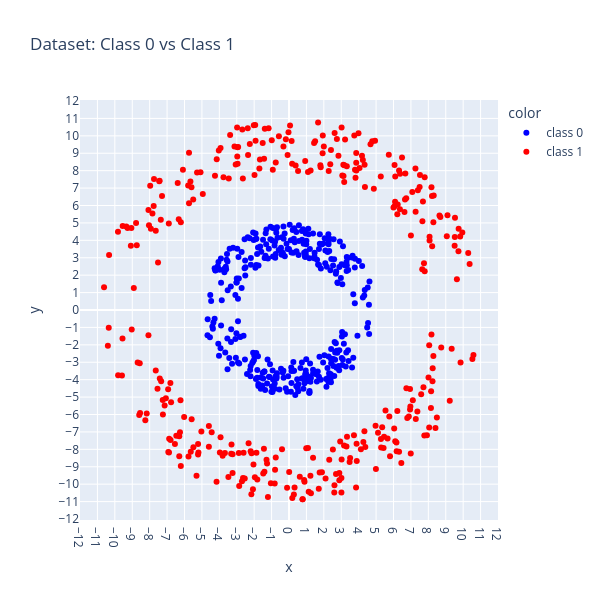

Write notebook code for a chart like this one.
### Markdown cell above
### 2. Choosing random 350 points from both the rings

1. Chosen random 350 coordinates from both the rings
2. Simple scaling by dividing with absolute maximum value

### Code cell
INNER_RING_RADIUS_BOUNDS = (3, 5)
OUTER_RING_RADIUS_BOUNDS = (8, 11)

POINTS_TO_CHOOSE = 350 # from the assignment text

# Generate points for class 0 (inner ring)
x_inner_raw, y_inner_raw = gen_ring_points(*INNER_RING_RADIUS_BOUNDS)
# Generate points for class 1 (outer ring)
x_outer_raw, y_outer_raw = gen_ring_points(*OUTER_RING_RADIUS_BOUNDS)

# Randomly selecting points
rand_inner_ind = torch.randint(0, x_inner_raw.shape[0], (POINTS_TO_CHOOSE, ))
x_inner = x_inner_raw[rand_inner_ind]
y_inner = y_inner_raw[rand_inner_ind]

rand_outer_ind = torch.randint(0, x_outer_raw.shape[0], (POINTS_TO_CHOOSE, ))
x_outer = x_outer_raw[rand_outer_ind]
y_outer = y_outer_raw[rand_outer_ind]

x_all = torch.cat((x_inner, x_outer))
y_all = torch.cat((y_inner, y_outer))

labels = ["class 0"] * x_inner.shape[0] + ["class 1"] * x_outer.shape[0]

# generated using claude
fig = px.scatter(
    x=x_all.numpy(),
    y=y_all.numpy(),
    range_x=[-12, 12],
    range_y=[-12, 12],
    color=labels,
    color_discrete_map={"class 0": "blue", "class 1": "red"},
    width=600,
    height=600,
    title="Dataset: Class 0 vs Class 1"
)

fig.update_xaxes(dtick=1)
fig.update_yaxes(scaleanchor="x", scaleratio=1, dtick=1)
fig.show()

### Figure 1 — Plotly figure (JSON) as saved in the notebook; plotly's stock layout.template omitted (floating-point values rounded to 4 significant figures; data arrays with more than 128 entries replaced by an {"elided": "..."} marker saying what was removed)
{"data": [{"hovertemplate": "color=class 0<br>x=%{x}<br>y=%{y}<extra></extra>", "legendgroup": "class 0", "marker": {"color": "blue", "symbol": "circle"}, "mode": "markers", "name": "class 0", "orientation": "v", "showlegend": true, "type": "scatter", "x": {"elided": "350 float values"}, "xaxis": "x", "y": {"elided": "350 float values"}, "yaxis": "y"}, {"hovertemplate": "color=class 1<br>x=%{x}<br>y=%{y}<extra></extra>", "legendgroup": "class 1", "marker": {"color": "red", "symbol": "circle"}, "mode": "markers", "name": "class 1", "orientation": "v", "showlegend": true, "type": "scatter", "x": {"elided": "350 float values"}, "xaxis": "x", "y": {"elided": "350 float values"}, "yaxis": "y"}], "layout": {"height": 600, "legend": {"title": {"text": "color"}, "tracegroupgap": 0}, "title": {"text": "Dataset: Class 0 vs Class 1"}, "width": 600, "xaxis": {"anchor": "y", "domain": [0, 1], "dtick": 1, "range": [-12, 12], "title": {"text": "x"}}, "yaxis": {"anchor": "x", "domain": [0, 1], "dtick": 1, "range": [-12, 12], "scaleanchor": "x", "scaleratio": 1, "title": {"text": "y"}}}}
